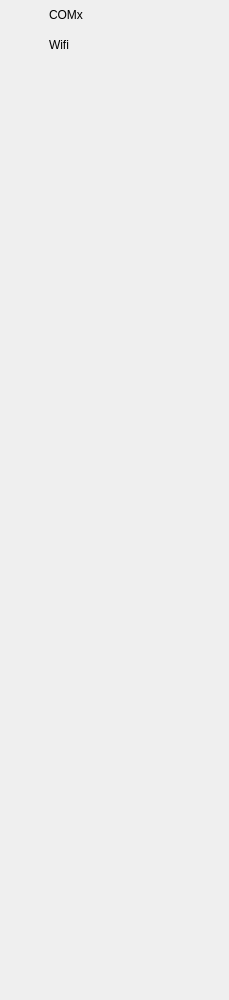
           <widget class="QWidget" name="state_list_widget">
            <property name="geometry">
             <rect>
              <x>0</x>
              <y>0</y>
              <width>229</width>
              <height>1000</height>
             </rect>
            </property>
            <property name="minimumSize">
             <size>
              <width>0</width>
              <height>1000</height>
             </size>
            </property>
            <property name="styleSheet">
             <string notr="true"/>
            </property>
            <layout class="QGridLayout" name="gridLayout_5">
             <property name="leftMargin">
              <number>0</number>
             </property>
             <property name="topMargin">
              <number>0</number>
             </property>
             <property name="rightMargin">
              <number>0</number>
             </property>
             <property name="bottomMargin">
              <number>0</number>
             </property>
             <property name="spacing">
              <number>0</number>
             </property>
             <item row="0" column="0">
              <layout class="QVBoxLayout" name="verticalLayout_5">
               <property name="spacing">
                <number>0</number>
               </property>
               <item>
                <layout class="QGridLayout" name="gridLayout_6" columnstretch="8,4,3,12,43" rowminimumheight="0,0" columnminimumwidth="0,0,0,0,0">
                 <item row="0" column="1">
                  <widget class="QLabel" name="serial_light">
                   <property name="text">
                    <string/>
                   </property>
                  </widget>
                 </item>
                 <item row="0" column="2">
                  <spacer name="horizontalSpacer_15">
                   <property name="orientation">
                    <enum>Qt::Horizontal</enum>
                   </property>
                   <property name="sizeHint" stdset="0">
                    <size>
                     <width>40</width>
                     <height>20</height>
                    </size>
                   </property>
                  </spacer>
                 </item>
                 <item row="1" column="1">
                  <widget class="QLabel" name="wifi_light">
                   <property name="text">
                    <string/>
                   </property>
                  </widget>
                 </item>
                 <item row="0" column="4">
                  <spacer name="horizontalSpacer_14">
                   <property name="orientation">
                    <enum>Qt::Horizontal</enum>
                   </property>
                   <property name="sizeHint" stdset="0">
                    <size>
                     <width>40</width>
                     <height>20</height>
                    </size>
                   </property>
                  </spacer>
                 </item>
                 <item row="0" column="0">
                  <spacer name="horizontalSpacer_13">
                   <property name="orientation">
                    <enum>Qt::Horizontal</enum>
                   </property>
                   <property name="sizeHint" stdset="0">
                    <size>
                     <width>40</width>
                     <height>20</height>
                    </size>
                   </property>
                  </spacer>
                 </item>
                 <item row="0" column="3">
                  <widget class="QLabel" name="serial_state">
                   <property name="minimumSize">
                    <size>
                     <width>0</width>
                     <height>30</height>
                    </size>
                   </property>
                   <property name="text">
                    <string>COMx</string>
                   </property>
                  </widget>
                 </item>
                 <item row="1" column="2">
                  <spacer name="horizontalSpacer_16">
                   <property name="orientation">
                    <enum>Qt::Horizontal</enum>
                   </property>
                   <property name="sizeHint" stdset="0">
                    <size>
                     <width>40</width>
                     <height>20</height>
                    </size>
                   </property>
                  </spacer>
                 </item>
                 <item row="1" column="0">
                  <spacer name="horizontalSpacer_17">
                   <property name="orientation">
                    <enum>Qt::Horizontal</enum>
                   </property>
                   <property name="sizeHint" stdset="0">
                    <size>
                     <width>40</width>
                     <height>20</height>
                    </size>
                   </property>
                  </spacer>
                 </item>
                 <item row="1" column="3">
                  <widget class="QLabel" name="wifi_state">
                   <property name="minimumSize">
                    <size>
                     <width>0</width>
                     <height>30</height>
                    </size>
                   </property>
                   <property name="text">
                    <string>Wifi</string>
                   </property>
                  </widget>
                 </item>
                 <item row="1" column="4">
                  <spacer name="horizontalSpacer_18">
                   <property name="orientation">
                    <enum>Qt::Horizontal</enum>
                   </property>
                   <property name="sizeHint" stdset="0">
                    <size>
                     <width>40</width>
                     <height>20</height>
                    </size>
                   </property>
                  </spacer>
                 </item>
                </layout>
               </item>
               <item>
                <spacer name="verticalSpacer_3">
                 <property name="orientation">
                  <enum>Qt::Vertical</enum>
                 </property>
                 <property name="sizeHint" stdset="0">
                  <size>
                   <width>20</width>
                   <height>40</height>
                  </size>
                 </property>
                </spacer>
               </item>
              </layout>
             </item>
            </layout>
           </widget>
